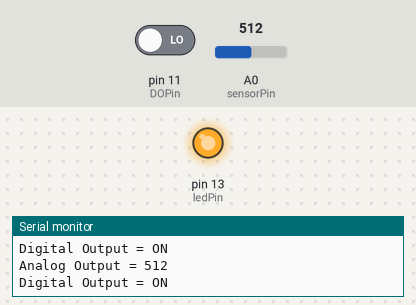
This sketch was run on a simulated Arduino Uno, built with avr-gcc and run on an emulated ATmega328P. Parts: output pins drawn as LEDs (lit = HIGH), the last lines printed to the serial monitor. The inputs (shaded band) are chosen by the test bench; at power-on: pin 11 (DOPin) LOW, A0 (sensorPin) = 512.

Above: at 1.8 s.
1.9 s: pin 11 (DOPin) driven HIGH
At 2.8 s:
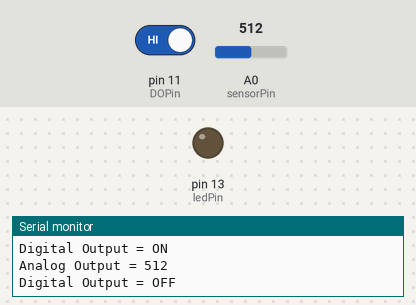
3.5 s: pin 11 (DOPin) driven LOW
At 4.4 s:
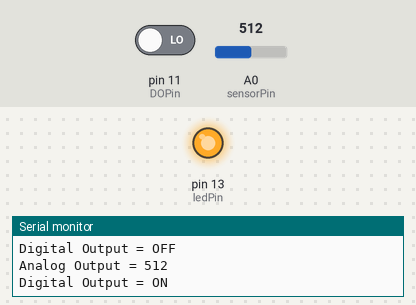
Timing chart, 0 to 6.5 s (numbered marks = the images above; inputs shaded):
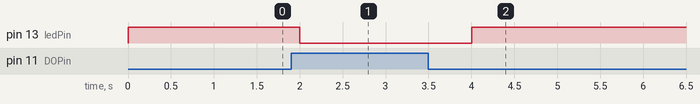

Measured:
- after the input at 1.9 s, pin 13 (ledPin): HIGH → LOW after 0.10 s
- after the input at 3.5 s, pin 13 (ledPin): LOW → HIGH after 0.50 s

The sketch:

mq2_digital.ino
```cpp
int sensorPin = A0; // select the input pin for the potentiometer
int DOPin = 11; // select the pin for the LED
int sensorValue = 0; // variable to store the value coming from the sensor
int ledPin = 13;

void setup() {
  // declare the ledPin as an OUTPUT:
  pinMode(DOPin, INPUT);
  pinMode(ledPin, OUTPUT);
  Serial.begin(9600);
}


void loop() {
  // read the value from the sensor:
  sensorValue = analogRead(sensorPin);
  Serial.print("Analog Output = ");
  Serial.println(sensorValue);
  // turn the ledPin on if triggered
  //
  if (digitalRead(DOPin) == HIGH) {
    digitalWrite(ledPin, LOW);
    Serial.println("Digital Output = OFF");
  }
  else {
    digitalWrite(ledPin, HIGH);
    Serial.println("Digital Output = ON");
  }
  delay(1000);
}
```
